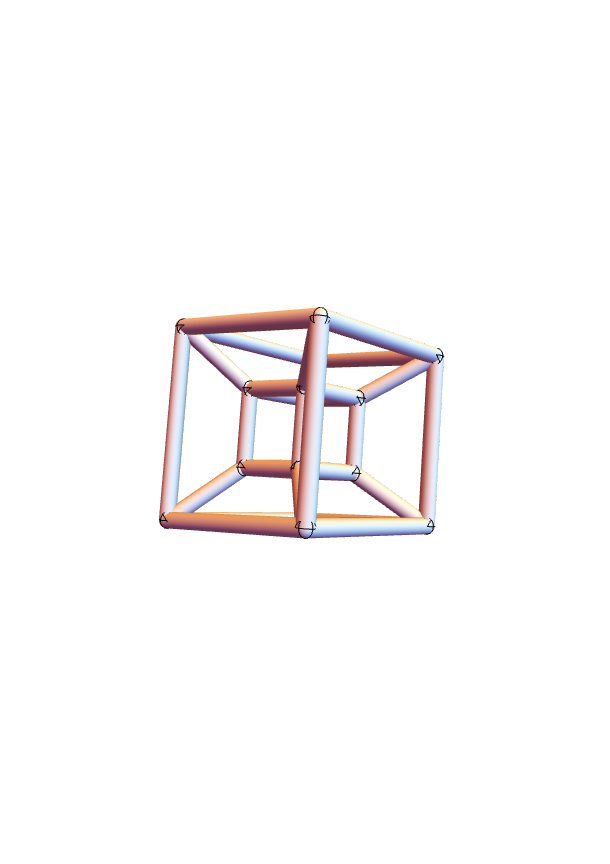
#> input picture graphics/for_gif/model1.png, 610 x 864 px; its folder holds only this picture in this run
$ jupyter execute --allow-errors make_gif.ipynb
#> lines starting #> are read from the running program, lines starting #| are printed output that depends on the picture
#> `new_frame = Image.open(image).crop(bounding_box)`:
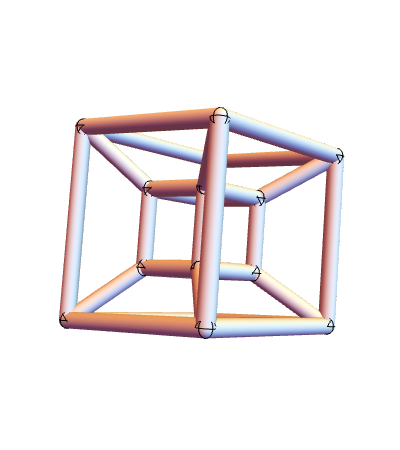
#> new_frame: PIL image 400x450 RGB; mean R, G, B 242.4, 237, 237.9
[cell 1]
from PIL import Image
import glob
import os
from IPython.display import HTML

[cell 2]
proj_home = os.path.join(os.getcwd(), "../")
image_dir = os.path.join(proj_home, "graphics/for_gif")
gif_dir = os.path.join(proj_home, "graphics")

[cell 3]
num_frames = 16
bounding_box = (100, 200, 500, 650)  # to crop whitespace in images

frames = []
#> (the rest of this cell did not finish here and is left out)
